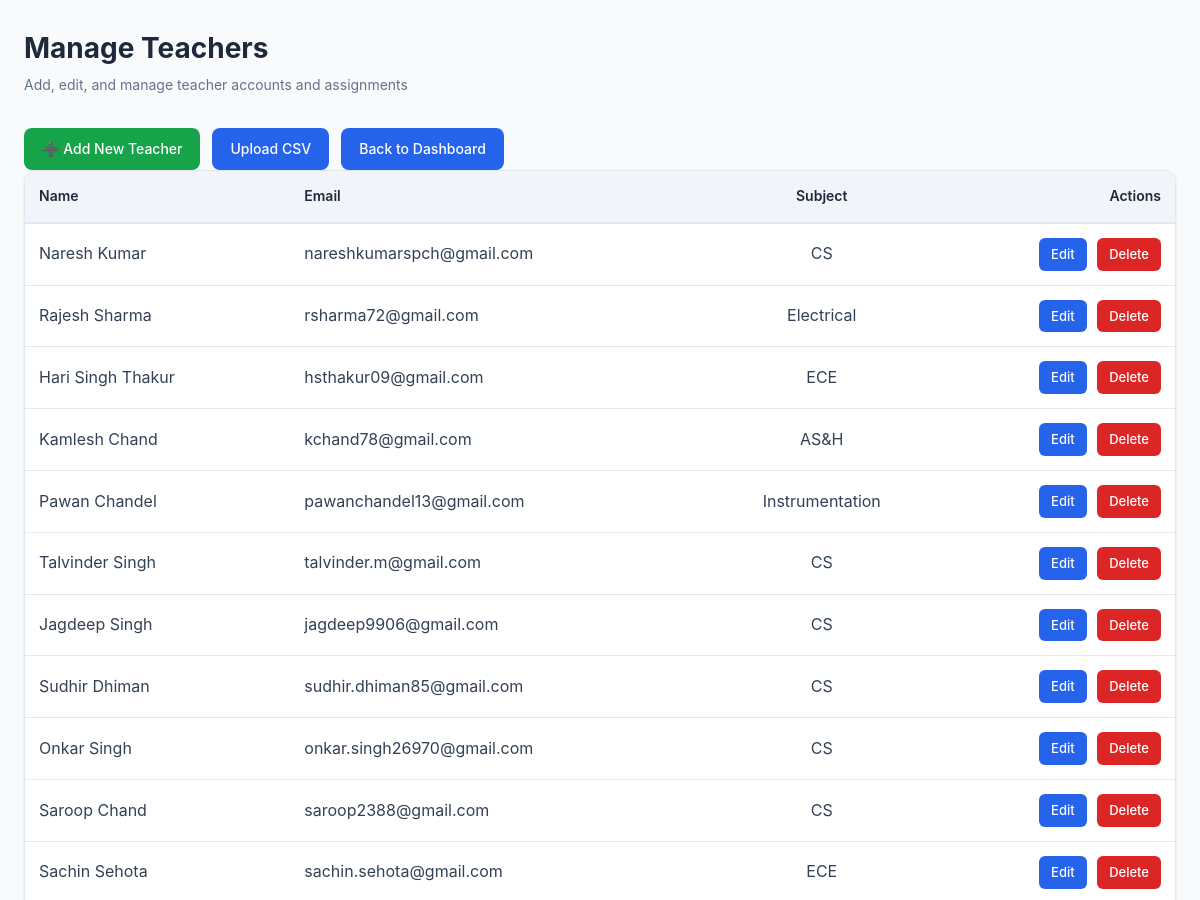
The page /admin/teachers (signed in, upper part) on the database as committed earlier.
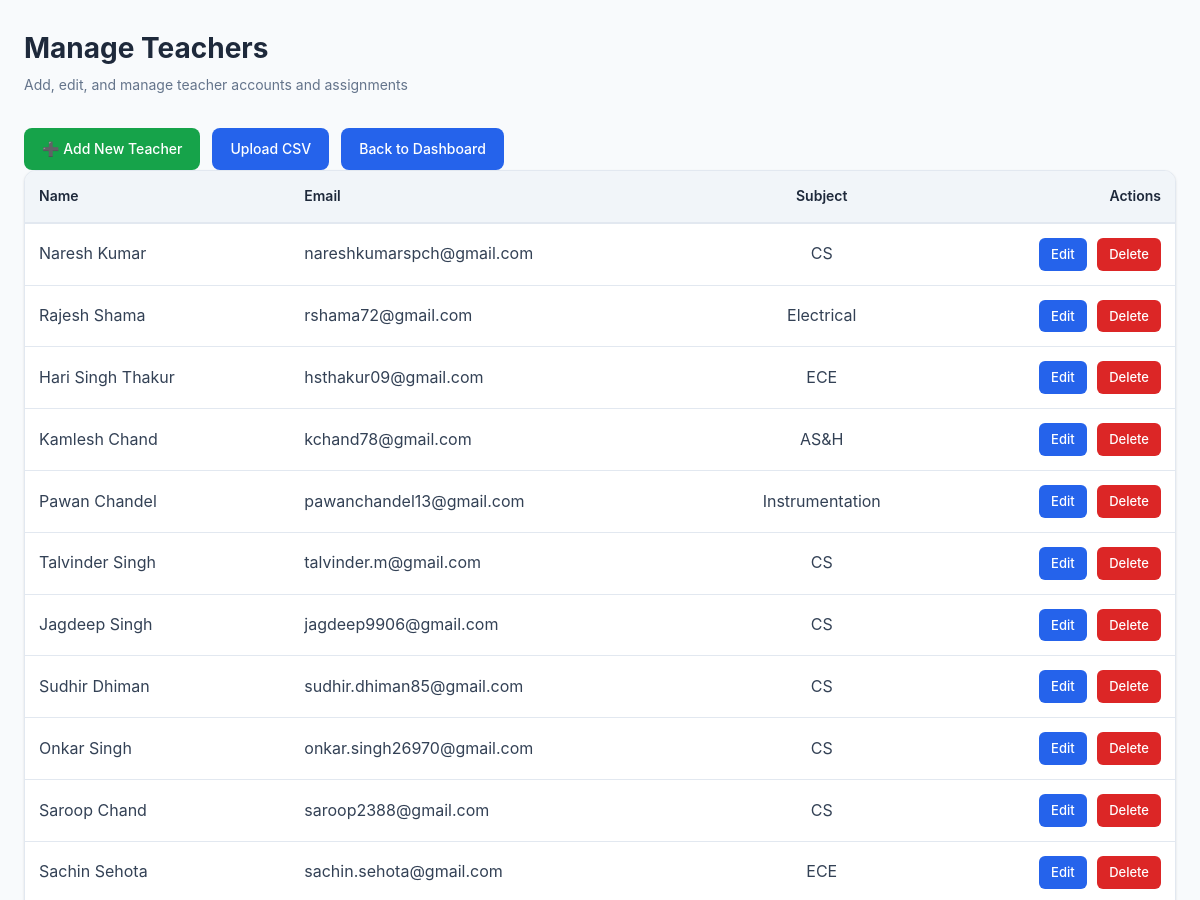
The same page on the database as committed later.
### app.py (models this page shows)
class User(db.Model):
    id = db.Column(db.Integer, primary_key=True)
    role = db.Column(db.String(20), nullable=False)
    name = db.Column(db.String(100), nullable=False)
    email = db.Column(db.String(100), unique=True, nullable=False)
    password = db.Column(db.String(200), nullable=False)
    roll_number = db.Column(db.String(20), nullable=True)
    branch = db.Column(db.String(100), nullable=True)
    semester = db.Column(db.String(20), nullable=True)
    department = db.Column(db.String(100), nullable=True)

### app.py (the view)
@app.route("/admin/teachers")
def manage_teachers():
    if session.get("role") != "admin":
        abort(403)
    return render_template(
        "manage_teachers.html", teachers=User.query.filter_by(role="teacher").all()
    )

### templates/manage_teachers.html (shortened to what this page needs)
<!DOCTYPE html>
<html lang="en">
<head>
    <link rel="stylesheet" href="{{ url_for('static', filename='style.css') }}">
</head>
<body>
    <div class="container">
        <div class="page-header">
            <h1>Manage Teachers</h1>
            <p>Add, edit, and manage teacher accounts and assignments</p>
        </div>
        <div class="page-actions">
            <a href="{{ url_for('add_teacher') }}" class="btn btn-success">➕ Add New Teacher</a>
            <a href="{{ url_for('upload_users_csv') }}" class="btn">Upload CSV</a>
            <a href="{{ url_for('admin_dashboard') }}" class="btn">Back to Dashboard</a>
        </div>
        {% if teachers %}
        <div class="table-wrapper">
            <table>
                <thead>
                    <tr>
                        <th>Name</th>
                        <th>Email</th>
                        <th>Subject</th>
                        <th>Actions</th>
                    </tr>
                </thead>
                <tbody>
                    {% for t in teachers %}
                    <tr>
                        <td>{{ t.name }}</td>
                        <td>{{ t.email }}</td>
                        <td>{{ t.department or '-' }}</td>
                        <td>
                            <a href="{{ url_for('edit_teacher', id=t.id) }}" class="action-btn edit-btn">Edit</a>
                            <a href="{{ url_for('delete_teacher', id=t.id) }}" class="action-btn delete-btn">Delete</a>
                        </td>
                    </tr>
                    {% endfor %}
                </tbody>
            </table>
        </div>
        {% endif %}
    </div>
</body>
</html>

Rows that differ between the two databases and show on the page:
changed User "Electrical": name "Rajesh Sharma" → "Rajesh Shama"; email "rsharma72@gmail.com" → "rshama72@gmail.com"
